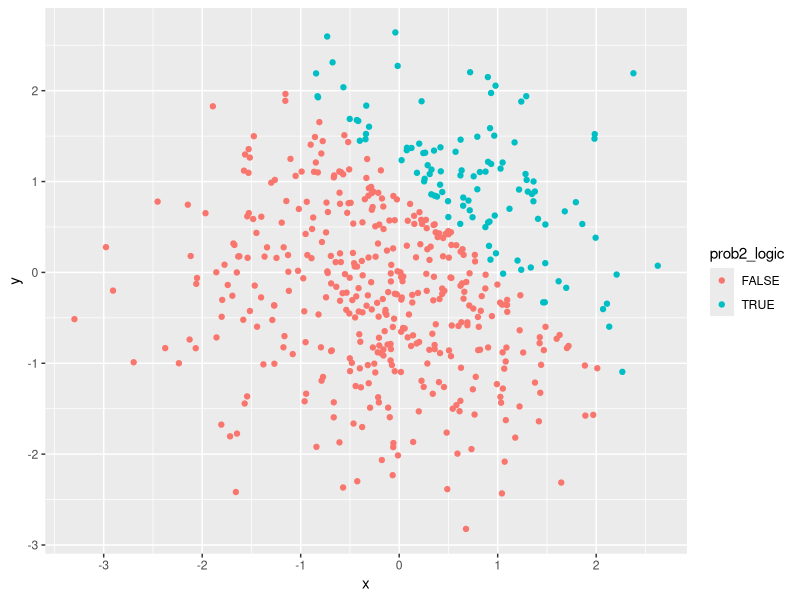
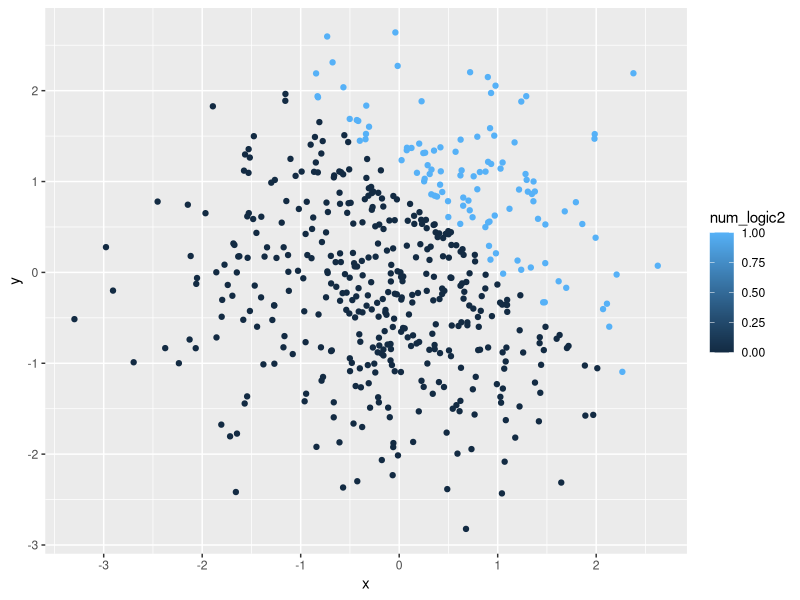
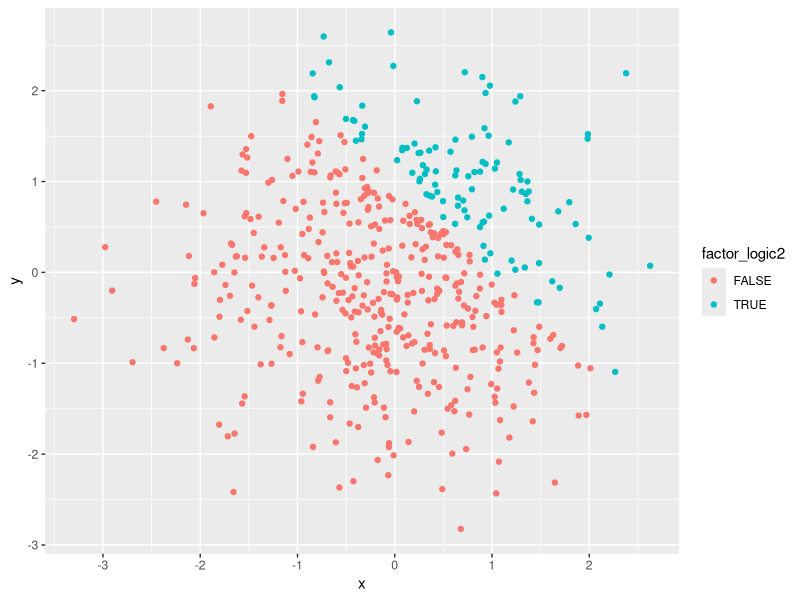
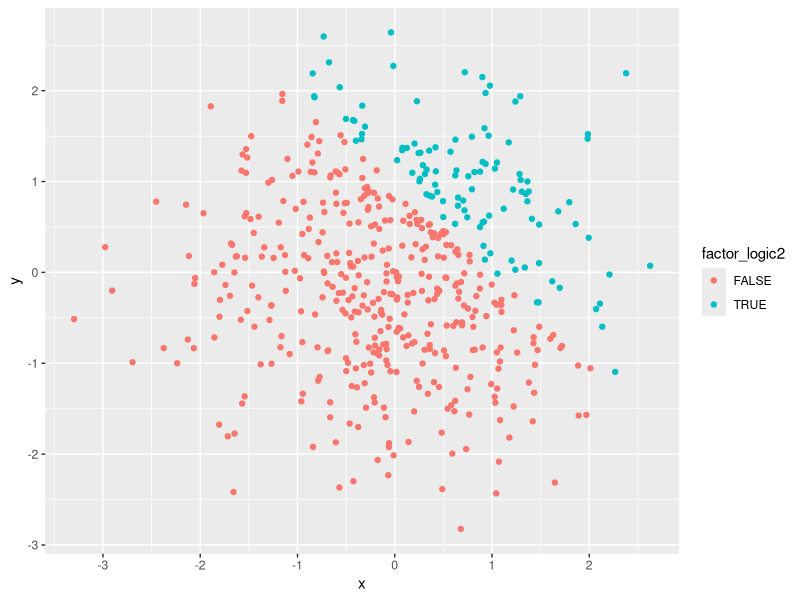

The R source for these figures, in order:
## ---- chunk 1

library(tidyverse)

## ---- chunk 2

prob1_df = tibble(
  vec_sample = rnorm(8),
  vec_logic = vec_sample > 0,
  vec_char = c("This", "is", "problem", "one", "homework", "one", "Hana", "Akbarnejad"),
  vec_factor = factor(c("good", "fair", "poor", "poor", "fair", "fair", "fair", "fair"))
)

sample_mean = mean(pull(prob1_df, vec_sample))
sample_mean
logic_mean = mean(pull(prob1_df, vec_logic))
logic_mean
char_mean = mean(pull(prob1_df, vec_char))
char_mean
factor_mean = mean(pull(prob1_df, vec_factor))
factor_mean

## ---- chunk 3

num_logic = as.numeric(pull(prob1_df, vec_logic))
num_logic
num_char = as.numeric(pull(prob1_df, vec_char))
num_char
num_factor = as.numeric(pull(prob1_df, vec_factor))
num_factor

## ---- chunk 4

num_logic_calc = pull(prob1_df, vec_sample) * num_logic
num_logic_calc

factor_logic = as.factor(pull(prob1_df, vec_logic))
factor_logic_calc1 = pull(prob1_df, vec_sample) * factor_logic
factor_logic
factor_logic_calc1

num_factor_logic = as.numeric(factor_logic)
factor_logic_calc2 = pull(prob1_df, vec_sample) * num_factor_logic
num_factor_logic
factor_logic_calc2

## ---- chunk 5

prob2_df = tibble(
  x = rnorm(500),
  y = rnorm(500),
  prob2_logic = x + y > 1
)

num_logic2 = as.numeric(pull(prob2_df, prob2_logic))
factor_logic2 = as.factor(pull(prob2_df, prob2_logic))

## ---- chunk 6

logic_scatterplot = ggplot(prob2_df, aes(x = x, y = y, color = prob2_logic)) + geom_point()
logic_scatterplot

num_logic_scatterplot = ggplot(prob2_df, aes(x = x, y = y, color = num_logic2)) + geom_point()
num_logic_scatterplot

factor_logic_scatterplot = ggplot(prob2_df, aes(x = x, y = y, color = factor_logic2)) + geom_point()
factor_logic_scatterplot

ggsave("logic_scatterplot2.pdf")
